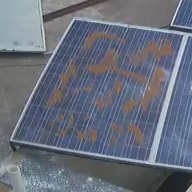
%> input picture Images/PV/solar_Wed_Jun_14_9__34__29_2017_L_0.409451347546_I_0.317498039216.jpg, 192 x 192 px
$ octave main_20230119.m   (GNU Octave 9; MATLAB toolbox functions it lacks are replaced by stand-ins)
%> lines starting %> are read from the running program, lines starting %| are printed output that depends on the picture; in (x1, y1, x2, y2) boxes, pixels count from 0 and x2, y2 are one past the last pixel; in counts of white or black regions, pixels touching at a corner belong together; the program's own positions count from 1
%> further down, img is the input picture: size 192x192x3 uint8; mean R, G, B 103.9, 109.6, 123.3
### Algorithms/Enhancement2.m
function [newimg,r] = Enhancement2(img)
    HSV = rgb2hsv(img);
%> HSV: size 192x192x3 double; mean H, S, V 0.567, 0.186, 0.491
    threshold = 0.1:0.1:1.0;
    I   = uint8(HSV(:,:,3) * 255);
    [newimg] = NormalizeSize(I);
    for i = 1:size(threshold,2)
        [mask]     = MaskingMS(newimg,threshold(i));
        [enhanced] = RegionEnhancement2(newimg,mask);
        E(:,:,i)   = imresize(enhanced, [size(I,1) size(I,2)]);
    end
    HSV(:,:,3) = mean(E,3) / 255;
    r = Retinex_Generation(I);
% [6 lines of commented-out code are left out]
    newimg = uint8(hsv2rgb(HSV) * 255);
end

### Algorithms/NormalizeSize.m
function [newimg] = NormalizeSize(img)
    [x,y,~] = size(img);
%> x = 192; y = 192
    frac = 20;
    i = 0;
    j = 0;
    while frac > 1
        i = i + 1;
        frac = x / (2 ^ i);
    end
%> after the loop, i = 8
    frac = 20;
    while frac > 1
        j = j + 1;
        frac = y / (2 ^ j);
    end
%> after the loop, j = 8
    newimg = imresize(img, [2^i 2^j]);
%> the loop in Enhancement2, `for i = 1:size(threshold,2)` made 10 passes
end

### Algorithms/MaskingMS.m
function [mask] = MaskingMS(img,threshold)
    [x,y,z] = size(img);
    c = cat(2,x,y,z);
    S = qtdecomp(img,threshold, [8 max(c)/2]);
%     S = qtdecomp(img,threshold, [8 16]);
    S = full(S);
    [x,y] = find(S>0);
    mask = S;
    for i = 1:size(x,1)
        block_size = S(x(i),y(i));
        mask(x(i):x(i)+block_size-1,y(i):y(i)+block_size-1) = i;
    end
end

### Algorithms/Retinex_Generation.m
function [newimg] = Retinex_Generation(img)
    [x,y,z] = size(img);
%> x = 192; y = 192
    if z == 3
        img = rgb2gray(img);
    end
    mask1 = [0	0	0	0	0;
             0	0	0	0	0;
             0	0	1	0	1;
             0	0	0	1	1;
             0	0	0	0	1];
%     mask2 = [0	0	0	0	0;
%              0	0	0	0	0;
%              0	0	1	0	0;
%              0	1	0	0	0;
%              1	1	1	0	0];
%     mask3 = [0	0	1	1	1;
%              0	0	0	1	0;
%              0	0	1	0	0;
%              0	0	0	0	0;
%              0	0	0	0	0];
%     mask4 = [1	1	1	0	0;
%              0	1	0	0	0;
%              0	0	1	0	0;
%              0	0	0	0	0;
%              0	0	0	0	0];
    X = double(img);
    X = padarray(X,[4 4],'both','symmetric');
%> X: size 200x200 double
    X1 = X(1:end-4,1:end-4);
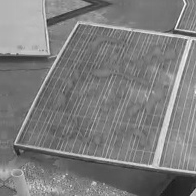
%> X1: size 196x196 double; min 27, max 255, mean 125.4
%     X2 = X(1:end-4,5:end);
%     X3 = X(5:end,1:end-4);
%     X4 = X(5:end,5:end);
    Retinex1  = PMR_Retinex(X1,mask1,x,y);
% [5 lines of commented-out code are left out]
    newimg = Retinex1;
end

### Algorithms/PMR_Retinex.m
function Value = PMR_Retinex(I,mask,x,y)
%> called with x = 192, y = 192
%% Block-Based Processing
    % Seperate an array into small blocks.
    RAW = I;
    B = im2col(RAW,[5 5],'sliding');
    BOX = zeros([5,5,size(B,2)]);
    for i = 1:size(B,2)
        BOX(:,:,i) = reshape(B(:,i),5,5);
    end
    Value = zeros([1,size(B,2)]);
    for i = 1:size(B,2)
        % Block Initialization.
        T = BOX(:,:,i) + 1;
        T = T(mask > 0);
        T1 = T(1:end-1);
        T2 = T(2:end);
        % Ratio Calculation (R).
        R = T2 ./ T1;
        R(R>1) = 1;
        % Partial Cummulative Product
        Value(i) = prod(R,1);
    end
%> this loop made 36864 passes
%> T on passes 2, 21, 22: [181; 182; 182; 182; 181], [182; 181; 182; 181; 180], [182; 180; 181; 180; 178]
%> after the loop, R = [0.976; 1; 0.954; 0.976]
    Value = reshape(Value,x,y);
end

### Algorithms/Colormap.m
function [Recolored] = Colormap(I,Graph)
    x = 0:255;
    t = 20;
    r(1:t)   = 0.3217 .* x(1:t);
    a =       360.9;
    b =   -0.001182;
    c =      -451.3;
    d =     -0.0134;
    r(t+1:256) = a*exp(b.*x(t+1:end)) + c*exp(d.*x(t+1:end));

    t = 74;
    g(1:t)   = 0;
    a0 =        95.3;
    a1 =      -100.4;
    b1 =      -74.29;
    a2 =      -5.162;
    b2 =       27.98;
    a3 =       9.364;
    b3 =       7.937;
    w =      0.01617;
    g(t+1:256) = a0 + a1*cos(x(t+1:256).*w) + b1*sin(x(t+1:256).*w) + ...
                   a2*cos(2*x(t+1:256).*w) + b2*sin(2*x(t+1:256).*w) + ...
                   a3*cos(3*x(t+1:256).*w) + b3*sin(3*x(t+1:256).*w);

    a1 =       483.1;
    b1 =     0.01307;
    c1 =      -1.157;
    a2 =       475.8;
    b2 =     0.01808;
    c2 =       1.246;
    a3 =       110.7;
    b3 =     0.07156;
    c3 =      0.9868;
    a4 =       97.37;
    b4 =     0.06933;
    c4 =      -1.933;
    a5 =       5.184;
    b5 =      0.1332;
    c5 =      0.2161;
    b(1:256) = a1*sin(b1*x+c1) + a2*sin(b2*x+c2) + a3*sin(b3*x+c3) + ...
                        a4*sin(b4*x+c4) + a5*sin(b5*x+c5);
    b(b<0) = 0;

    if size(I,3) == 3
        I = rgb2gray(I);
    end
    Recolored = I;
    Recolored(:,:,1) = r(double(I)+1);
    Recolored(:,:,2) = g(double(I)+1);
    Recolored(:,:,3) = b(double(I)+1);

    if Graph == 1
        figure;
        plot(x,r,'LineWidth',1,'Color','red');hold;
        plot(x,g,'LineWidth',1,'Color','green');
        plot(x,b,'LineWidth',1,'Color','blue');

        xlim([0 255]); ylim([0 260])
        xlabel('Luminance Level','Interpreter','latex');
        ylabel('Color Intensity','Interpreter','latex');
        legend('Red','Green','Blue','Interpreter','latex','Location','northwest');
        title('Colormap')
    end
end

% [50 lines of commented-out code are left out]

### Algorithms/stlwrite.m
function stlwrite(filename, varargin)
%STLWRITE   Write STL file from patch or surface data.
%
%   STLWRITE(FILE, FV) writes a stereolithography (STL) file to FILE for a
%   triangulated patch defined by FV (a structure with fields 'vertices'
%   and 'faces').
%
%   STLWRITE(FILE, FACES, VERTICES) takes faces and vertices separately,
%   rather than in an FV struct
%
%   STLWRITE(FILE, X, Y, Z) creates an STL file from surface data in X, Y,
%   and Z. STLWRITE triangulates this gridded data into a triangulated
%   surface using triangulation options specified below. X, Y and Z can be
%   two-dimensional arrays with the same size. If X and Y are vectors with
%   length equal to SIZE(Z,2) and SIZE(Z,1), respectively, they are passed
%   through MESHGRID to create gridded data. If X or Y are scalar values,
%   they are used to specify the X and Y spacing between grid points.
%
%   STLWRITE(...,'PropertyName',VALUE,'PropertyName',VALUE,...) writes an
%   STL file using the following property values:
%
%   MODE          - File is written using 'binary' (default) or 'ascii'.
%
%   TITLE         - Header text (max 80 chars) written to the STL file.
%
%   TRIANGULATION - When used with gridded data, TRIANGULATION is either:
%                       'delaunay'  - (default) Delaunay triangulation of X, Y
%                       'f'         - Forward slash division of grid quads
%                       'b'         - Back slash division of quadrilaterals
%                       'x'         - Cross division of quadrilaterals
%                   Note that 'f', 'b', or 't' triangulations now use an
%                   inbuilt version of FEX entry 28327, "mesh2tri".
%
%   FACECOLOR     - Single colour (1-by-3) or one-colour-per-face (N-by-3)
%                   vector of RGB colours, for face/vertex input. RGB range
%                   is 5 bits (0:31), stored in VisCAM/SolidView format
%                   (http://en.wikipedia.org/wiki/STL_(file_format)#Color_in_binary_STL)
%
%   Example 1:
%     % Write binary STL from face/vertex data
%     tmpvol = false(20,20,20);      % Empty voxel volume
%     tmpvol(8:12,8:12,5:15) = 1;    % Turn some voxels on
%     fv = isosurface(~tmpvol, 0.5); % Make patch w. faces "out"
%     stlwrite('test.stl',fv)        % Save to binary .stl
%
%   Example 2:
%     % Write ascii STL from gridded data
%     [X,Y] = deal(1:40);             % Create grid reference
%     Z = peaks(40);                  % Create grid height
%     stlwrite('test.stl',X,Y,Z,'mode','ascii')
%
%   Example 3:
%     % Write binary STL with coloured faces
%     cVals = fv.vertices(fv.faces(:,1),3); % Colour by Z height.
%     cLims = [min(cVals) max(cVals)];      % Transform height values
%     nCols = 255;  cMap = jet(nCols);      % onto an 8-bit colour map
%     fColsDbl = interp1(linspace(cLims(1),cLims(2),nCols),cMap,cVals);
%     fCols8bit = fColsDbl*255; % Pass cols in 8bit (0-255) RGB triplets
%     stlwrite('testCol.stl',fv,'FaceColor',fCols8bit)
%   Original idea adapted from surf2stl by Bill McDonald. Huge speed
%   improvements implemented by Oliver Woodford. Non-Delaunay triangulation
%   of quadrilateral surface courtesy of Kevin Moerman. FaceColor
%   implementation by Grant Lohsen.
%
%   Author: Sven Holcombe, 11-24-11
% Check valid filename path
path = fileparts(filename);
if ~isempty(path) && ~exist(path,'dir')
    error('Directory "%s" does not exist.',path);
end
% Get faces, vertices, and user-defined options for writing
[faces, vertices, options] = parseInputs(varargin{:});
asciiMode = strcmp( options.mode ,'ascii');
% Create the facets
facets = single(vertices');
facets = reshape(facets(:,faces'), 3, 3, []);
% Compute their normals
V1 = squeeze(facets(:,2,:) - facets(:,1,:));
V2 = squeeze(facets(:,3,:) - facets(:,1,:));
normals = V1([2 3 1],:) .* V2([3 1 2],:) - V2([2 3 1],:) .* V1([3 1 2],:);
clear V1 V2
normals = bsxfun(@times, normals, 1 ./ sqrt(sum(normals .* normals, 1)));
facets = cat(2, reshape(normals, 3, 1, []), facets);
clear normals
% Open the file for writing
permissions = {'w','wb+'};
fid = fopen(filename, permissions{asciiMode+1});
if (fid == -1)
    error('stlwrite:cannotWriteFile', 'Unable to write to %s', filename);
end
% Write the file contents
if asciiMode
    % Write HEADER
    fprintf(fid,'solid %s\r\n',options.title);
    % Write DATA
    fprintf(fid,[...
        'facet normal %.7E %.7E %.7E\r\n' ...
        'outer loop\r\n' ...
        'vertex %.7E %.7E %.7E\r\n' ...
        'vertex %.7E %.7E %.7E\r\n' ...
        'vertex %.7E %.7E %.7E\r\n' ...
        'endloop\r\n' ...
        'endfacet\r\n'], facets);
    % Write FOOTER
    fprintf(fid,'endsolid %s\r\n',options.title);

else % BINARY
    % Write HEADER
    fprintf(fid, '%-80s', options.title);             % Title
    fwrite(fid, size(facets, 3), 'uint32');           % Number of facets
    % Write DATA
    % Add one uint16(0) to the end of each facet using a typecasting trick
    facets = reshape(typecast(facets(:), 'uint16'), 12*2, []);
    % Set the last bit to 0 (default) or supplied RGB
    facets(end+1,:) = options.facecolor;
    fwrite(fid, facets, 'uint16');
end
% Close the file
fclose(fid);
fprintf('Wrote %d faces\n',size(faces, 2));
%% Input handling subfunctions
function [faces, vertices, options] = parseInputs(varargin)
% Determine input type
if isstruct(varargin{1}) % stlwrite('file', FVstruct, ...)
    if ~all(isfield(varargin{1},{'vertices','faces'}))
        error( 'Variable p must be a faces/vertices structure' );
    end
    faces = varargin{1}.faces;
    vertices = varargin{1}.vertices;
    options = parseOptions(varargin{2:end});

elseif isnumeric(varargin{1})
    firstNumInput = cellfun(@isnumeric,varargin);
    firstNumInput(find(~firstNumInput,1):end) = 0; % Only consider numerical input PRIOR to the first non-numeric
    numericInputCnt = nnz(firstNumInput);

    options = parseOptions(varargin{numericInputCnt+1:end});
    switch numericInputCnt
        case 3 % stlwrite('file', X, Y, Z, ...)
            % Extract the matrix Z
            Z = varargin{3};

            % Convert scalar XY to vectors
            ZsizeXY = fliplr(size(Z));
            for i = 1:2
                if isscalar(varargin{i})
                    varargin{i} = (0:ZsizeXY(i)-1) * varargin{i};
                end
            end

            % Extract X and Y
            if isequal(size(Z), size(varargin{1}), size(varargin{2}))
                % X,Y,Z were all provided as matrices
                [X,Y] = varargin{1:2};
            elseif numel(varargin{1})==ZsizeXY(1) && numel(varargin{2})==ZsizeXY(2)
                % Convert vector XY to meshgrid
                [X,Y] = meshgrid(varargin{1}, varargin{2});
            else
                error('stlwrite:badinput', 'Unable to resolve X and Y variables');
            end

            % Convert to faces/vertices
            if strcmp(options.triangulation,'delaunay')
                faces = delaunay(X,Y);
                vertices = [X(:) Y(:) Z(:)];
            else
                if ~exist('mesh2tri','file')
                    error('stlwrite:missing', '"mesh2tri" is required to convert X,Y,Z matrices to STL. It can be downloaded from:\n%s\n',...
                        'http://www.mathworks.com/matlabcentral/fileexchange/28327')
                end
                [faces, vertices] = mesh2tri(X, Y, Z, options.triangulation);
            end

        case 2 % stlwrite('file', FACES, VERTICES, ...)
            faces = varargin{1};
            vertices = varargin{2};

        otherwise
            error('stlwrite:badinput', 'Unable to resolve input types.');
    end
end
if size(faces,2)~=3
    errorMsg = {
        sprintf('The FACES input array should hold triangular faces (N x 3), but was detected as N x %d.',size(faces,2))
        'The STL format is for triangulated surfaces (i.e., surfaces made from 3-sided triangles).'
        'The Geom3d package (https://www.mathworks.com/matlabcentral/fileexchange/24484-geom3d) contains'
        'a "triangulateFaces" function which can be used convert your faces into triangles.'
        };
    error('stlwrite:nonTriangles', '%s\n',errorMsg{:})
end
if ~isempty(options.facecolor) % Handle colour preparation
    facecolor = uint16(options.facecolor);
    %Set the Valid Color bit (bit 15)
    c0 = bitshift(ones(size(faces,1),1,'uint16'),15);
    %Red color (10:15), Blue color (5:9), Green color (0:4)
    c0 = bitor(bitshift(bitand(2^6-1, facecolor(:,1)),10),c0);
    c0 = bitor(bitshift(bitand(2^11-1, facecolor(:,2)),5),c0);
    c0 = bitor(bitand(2^6-1, facecolor(:,3)),c0);
    options.facecolor = c0;
else
    options.facecolor = 0;
end
function options = parseOptions(varargin)
IP = inputParser;
IP.addParamValue('mode', 'binary', @ischar)
IP.addParamValue('title', sprintf('Created by stlwrite.m %s',datestr(now)), @ischar);
IP.addParamValue('triangulation', 'delaunay', @ischar);
IP.addParamValue('facecolor',[], @isnumeric)
IP.addParamValue('facecolour',[], @isnumeric)
IP.parse(varargin{:});
options = IP.Results;
if ~isempty(options.facecolour)
    options.facecolor = options.facecolour;
end
% [30 lines left out: function mesh2tri, not called in this run]

### Algorithms/RegionEnhancement2.m
function [newimg] = RegionEnhancement2(newimg,mask)
    for i = 1:max(mask(:))
        I = newimg(mask==i);
        [x,~,~] = size(I);
        I = reshape(I,sqrt(x),sqrt(x),1);
        II = adapthisteq(I,'clipLimit',0.00005);
        II = reshape(II,x,1,1);
        newimg(mask==i) = II;
    end
end

% Define a new width...

### Algorithms/main_20230119.m
clc
clearvars
close all
% img = imread('/Users/thaweesaktrongtirakul/Library/CloudStorage/OneDrive-RajamangalaUniversityofTechnologyPhranakhon/AGAIAN/SolarPanel/Images/PV/solar_Wed_Jun_14_16__56__25_2017_L_0.150770558895_I_0.245301960784.jpg');
img = imread('/Users/thaweesaktrongtirakul/Library/CloudStorage/OneDrive-RajamangalaUniversityofTechnologyPhranakhon/AGAIAN/SolarPanel/Images/PV/solar_Wed_Jun_14_9__34__29_2017_L_0.409451347546_I_0.317498039216.jpg');
% img = imread('/Users/thaweesaktrongtirakul/Library/CloudStorage/OneDrive-RajamangalaUniversityofTechnologyPhranakhon/AGAIAN/SolarPanel/Images/PV/solar_Wed_Jun_21_6__15__35_2017_L_0.134716732543_I_0.0119058823529.jpg');
% img = imread('/Users/thaweesaktrongtirakul/Library/CloudStorage/OneDrive-RajamangalaUniversityofTechnologyPhranakhon/Path_Based_Retinex_JND/Algorithm/Enhanced02.png');
% img = imread('/Users/thaweesaktrongtirakul/Library/CloudStorage/OneDrive-RajamangalaUniversityofTechnologyPhranakhon/AGAIAN/Thermal Satellite Images with Optimizations/Images/AX-x1-Solar_0000_DJI_0099.jpg');
%% Enhance the input image
[newimg,Retinex_img] = Enhancement2(img);
%% Background Removal
% Option 1: Generate the masking metric from an input image
%  [Mask] = BackgroundRemoval(img);
% Option 2: Read the masking metric from a masking image
   [Mask] = double(imread('mask.png')) / 255;
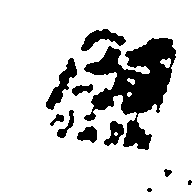
%> input picture Algorithms/mask.png, 192 x 192 px
%> Mask: size 192x192 double; values 0 (black) and 1 (white), 82.3% white; 11 black regions (2 under 20 px), largest, box (x1, y1, x2, y2) and area: (84, 38, 176, 150) 4610, (46, 58, 77, 110) 545, (81, 29, 126, 51) 444
%% Extract All Interested Pixels
I = uint8(double(img(:,:,1)) .* Mask);
J = uint8(double(newimg(:,:,1)) .* Mask);
K = Retinex_img .* Mask;
X = J(Mask==1);
CI = img;
CJ = img;
for i = 1:size(img,3)
    CI(:,:,i) = uint8(double(img(:,:,i)) .* Mask);
    CJ(:,:,i) = uint8(double(newimg(:,:,i)) .* Mask);
end
%> CI: size 192x192x3 uint8; 17.74% of pixels changed, all inside (x1, y1, x2, y2) = (46, 29, 192, 192)
%% Enhance the extracted the 1D image
% X = AHE(X);
%% Construct the enhanced image to their origin locations
J = I;
J(Mask==1) = X;
%% Remove Sharp Edges Due to Enhancement Processes
% J = medfilt2(J, [3 3]);
%% Generate the Artificial Thermal Color
[Recolored] = Colormap(J,0);
%% Initialize the 3D model
B = flip(J,1);
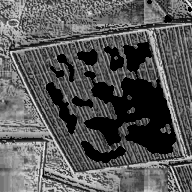
%> B: size 192x192 uint8; min 0, max 239, mean 87.6; mean of the top-left, top-right, bottom-left and bottom-right quarters 97.9, 78.7, 109.8, 64
%% Generate the segemnted regions
u = 0.95 * mean(X(:));
%> u = 101.2
R = zeros(size(Mask));
R(J>u) = 1;
%> R: size 192x192 double; values 0 (black) and 1 (white), 43.6% white; 314 white regions (278 under 20 px), largest, box (x1, y1, x2, y2) and area: (0, 0, 192, 192) 11081, (0, 0, 83, 52) 2264, (168, 174, 192, 192) 233
for i = 1:5
    R = medfilt2(R, [3 3]);
end
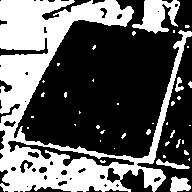
%> R: size 192x192 double; values 0 (black) and 1 (white), 38.6% white; 40 white regions (33 under 20 px), largest, box (x1, y1, x2, y2) and area: (0, 0, 192, 192) 12552, (132, 0, 180, 34) 886, (170, 176, 191, 192) 239
R = 1 - R;
%% Segmented Regions
RI = uint8((1 - R) .* double(I));
RJ = uint8((1 - R) .* double(J));
%% Display images
figure; imshow(img)
figure; imshow(newimg)
figure; imshow(CI)
figure; imshow(CJ)
figure; imshow(Retinex_img)
figure; imshow(K)
figure; imshow(R)
%% Display 3D Models
D3I = flip(RI,1);
for i = 1:5
    D3I = medfilt2(D3I, [2 2]);
end
figure;
surf(D3I); title('3D Artificial Image');
title('3D Original Image')
shading interp
colormap jet
axis tight
set(gca,'nextplot','replacechildren','visible','off')
view(0,83)
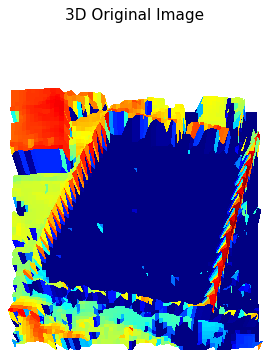
%> figure redrawn from the program's plot data
[X,Y] = meshgrid(1:length(D3I));
stlwrite('Test1.stl', X, Y, D3I);
%> in parseInputs, `firstNumInput = cellfun(@isnumeric,varargin);`: firstNumInput = [true true true]
%> in parseInputs, `numericInputCnt = nnz(firstNumInput);`: numericInputCnt = 3
%> after the loop in parseInputs, `for i = 1:2`: varargin = 3 items
%> in parseInputs, `[X,Y] = varargin{1:2};`:
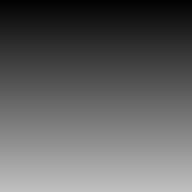
%> Y: size 192x192 double; min 1, max 192, mean 96.5; mean of the top-left, top-right, bottom-left and bottom-right quarters 48.5, 48.5, 144.5, 144.5
%> in stlwrite, `[faces, vertices, options] = parseInputs(varargin{:});`: options = {facecolor 0}
%> in stlwrite, `asciiMode = strcmp( options.mode ,'ascii');`: asciiMode = false
%| Wrote 3 faces

D3J = flip(RJ,1);
for i = 1:4
    D3J = medfilt2(D3J, [2 2]);
end
figure;
surf(D3J); title('3D Artificial Image');
title('3D Enhanced Image')
shading interp
colormap jet
axis tight
set(gca,'nextplot','replacechildren','visible','off')
view(0,83)
[X,Y] = meshgrid(1:length(D3J));
stlwrite('Test2.stl', X, Y, D3J);
%| Wrote 3 faces

close all
subplot(2,2,1); imshow(CI)
subplot(2,2,2); imshow(CJ)
subplot(2,2,3); surf(D3I); shading interp; axis tight; set(gca,'nextplot','replacechildren','visible','off'); view(0,83); colormap jet;
subplot(2,2,4); surf(D3J); shading interp; axis tight; set(gca,'nextplot','replacechildren','visible','off'); view(0,83); colormap jet;
%> after `colormap jet`:
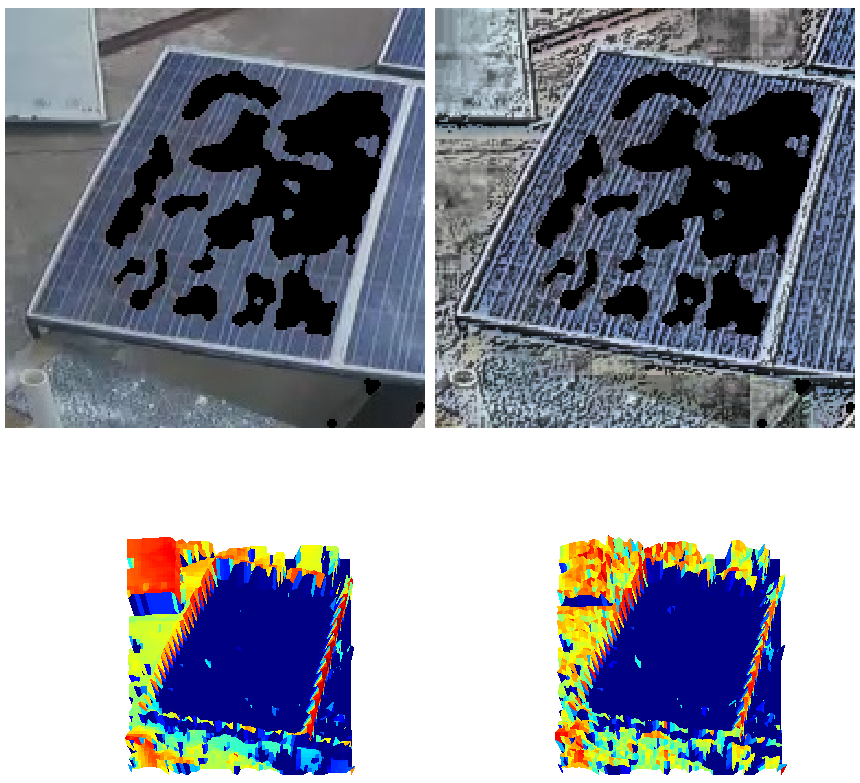
%> figure redrawn from the program's plot data, 4 panels
